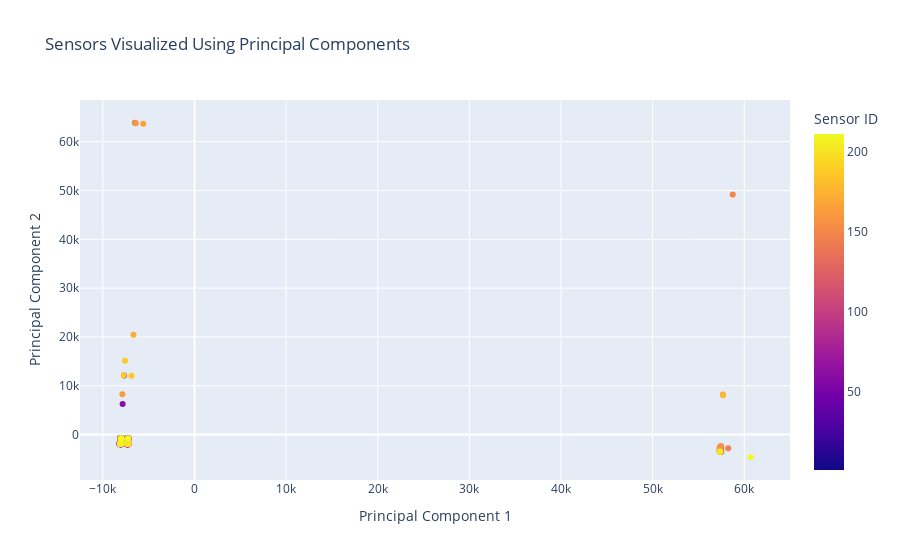

Source (notebook cell):
### Code cell
# Plot the PCA interactive plot
plot_pca_interactive(reduced_data_corr, sensor_id_col='Sensor ID', n_components=2)

### Figure 1 — Plotly figure (JSON) as saved in the notebook; plotly's stock layout.template omitted (floating-point values rounded to 4 significant figures; data arrays with more than 128 entries replaced by an {"elided": "..."} marker saying what was removed)
{"data": [{"customdata": {"elided": "210x1 int values"}, "hovertemplate": "Principal Component 1=%{x}<br>Principal Component 2=%{y}<br>Sensor ID=%{marker.color}<extra></extra>", "legendgroup": "", "marker": {"color": {"elided": "210 int values"}, "coloraxis": "coloraxis", "symbol": "circle"}, "mode": "markers", "name": "", "orientation": "v", "showlegend": false, "type": "scatter", "x": {"elided": "210 float values"}, "xaxis": "x", "y": {"elided": "210 float values"}, "yaxis": "y"}], "layout": {"coloraxis": {"colorbar": {"title": {"text": "Sensor ID"}}, "colorscale": [[0, "#0d0887"], [0.1111, "#46039f"], [0.2222, "#7201a8"], [0.3333, "#9c179e"], [0.4444, "#bd3786"], [0.5556, "#d8576b"], [0.6667, "#ed7953"], [0.7778, "#fb9f3a"], [0.8889, "#fdca26"], [1, "#f0f921"]]}, "legend": {"tracegroupgap": 0}, "title": {"text": "Sensors Visualized Using Principal Components"}, "xaxis": {"anchor": "y", "domain": [0, 1], "title": {"text": "Principal Component 1"}}, "yaxis": {"anchor": "x", "domain": [0, 1], "title": {"text": "Principal Component 2"}}}}
